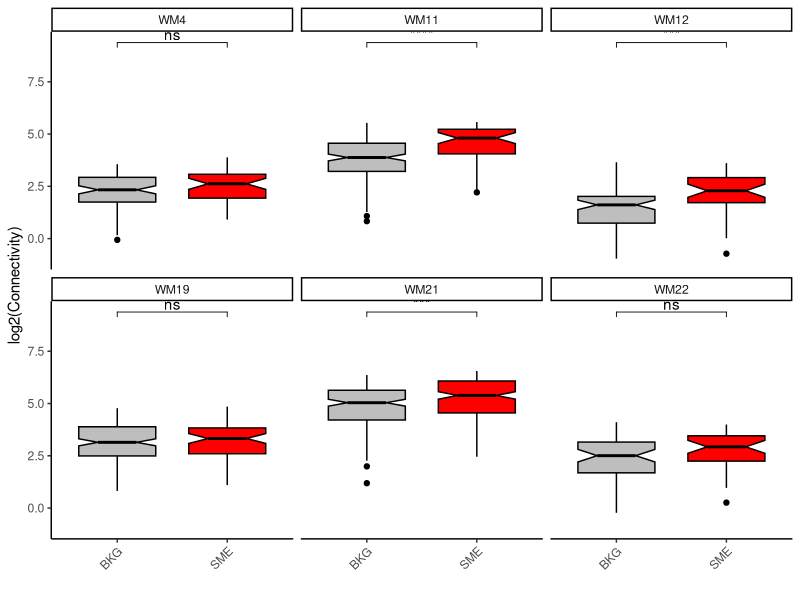

The R source for this figure:
### Merging multiple dataframe by rownames
## list of tables with the gene counts

library(ggpubr)
library(ggplot2)
library(ggsignif)
library(tidyverse)

mod <- read.table("ModuleOutput_WITHIN.txt",header=T)
sme <- read.table("SME_Significant_Genes.txt")


names <- c("WM4","WM11","WM12","WM19","WM21","WM22")
input <- mod %>% 
			filter(ModuleName%in%names) %>% 
			mutate(Class=case_when(Gene %in% sme$Gene ~ "SME", !(Gene %in% sme$Gene) ~ "BKG")) %>%
			mutate(LOG = log2(kWithin))


input$ModuleName <- factor(input$ModuleName,levels=c("WM4","WM11","WM12","WM19","WM21","WM22"))

pdf("Connecivity_SME_genes.pdf",width=3,height=5)
my_comparisons <- list( c("SME", "BKG"))
ggboxplot(input, "Class", "LOG",
fill = "Class", 
palette = c("grey", "red"),facet.by="ModuleName",notch = TRUE)+ 
stat_compare_means(comparisons = my_comparisons,label = "p.signif",method="wilcox.test",label.y=9)+ # Add pairwise comparisons p-value
xlab("")+
ylab("log2(Connectivity)")+
theme_classic()+
theme(axis.text.x = element_text(angle = 45, hjust = 1))+
theme(legend.position="none")
dev.off()
